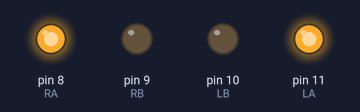
A sketch run on a simulated Arduino Uno, built with avr-gcc and run on an emulated ATmega328P. Shown: output pins drawn as LEDs (lit = HIGH). What the sketch prints to the serial monitor is not drawn.

Above: at 0.1 s.
Timing chart, 0 to 1.6 s (numbered marks = the images above):
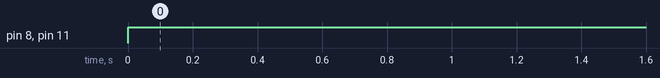

Measured:
- by itself, pin 8 (RA), pin 11 (LA): LOW → HIGH at 0.00 s

The sketch:

attackcode.ino
```cpp
//Variables
#define LA 11    //Motor
#define LB 10    //Apply on ` pins
#define RA 8    //Only those can do PWM
#define RB 9
#define Echo 12  //Ultrasonic Sensor
#define Trig 13
#define color A0 //Color detect

unsigned long time_1;
unsigned long time_2;
int c;
long duration;
int distance;
int len;
int counter;
bool found;

//Functions
void Forward(){
    analogWrite(LA,255);  //Remeber analogWrite can go to 255
    analogWrite(LB,0);
    analogWrite(RA,255);
    analogWrite(RB,0);
    Serial.println("going forward");
  }//Makes it go forward

void Backwards(){
    analogWrite(LA,0);
    analogWrite(LB,255);
    analogWrite(RA,0);
    analogWrite(RB,255);
    Serial.println("Turing backwards");
  }//Makes it go backwards

void turnRevR(){
  analogWrite(LA,0);
  analogWrite(LB,255);
  analogWrite(RA,255);
  analogWrite(RB,0);
  Serial.println("Turing right");
}//Makes it go backwards and to the right

void turnRevL(){
  analogWrite(LA,255);
  analogWrite(LB,0);
  analogWrite(RA,0);
  analogWrite(RB,255);
  Serial.println("Turing left");
}//Makes it go backwards and to the right

int Distance(){
    digitalWrite(Trig,LOW);
    delayMicroseconds(2);
    digitalWrite(Trig,HIGH);
    delayMicroseconds(10);
    digitalWrite(Trig,LOW);
    duration = pulseIn(Echo, HIGH);
    distance = duration*0.034/2;
    return distance;
  }//Finds the distance of empty space

void detectEnemy(){
    len = Distance();
    found=false;
    c = analogRead(color);

    while (c<200){
      c = analogRead(color);
      Backwards();
      delay(50);  //Placeholder values 50
      turnRevR;
      delay(50);

    }

    if(len<10){
        Forward();
      }
    else{

        time_1 = millis();
        turnRevR();

        while(millis() - time_1 < 1000){ //if u find it lunge
          len = Distance();
          if(len<10){
              Forward();
              found=true;
              return;

          }
        }
      //  if (found==true){
        //  return;
       // }
        time_1 = millis();
        turnRevL();
        while(millis() - time_1 < 2000){
          len = Distance();
          if(len<10){
              Forward();
              return;

        }
      }
    }
  }//Continues to rotate until the enemy is found

void detectLine(){
    c = analogRead(color);
    if(c<200){
      Backwards();
      delay(50);  //Placeholder values 50
      turnRevR;
      delay(50);  //Change to make better 50
      //Forward();
    }
    //else{
      //detectEnemy();
    //}
  }//detects the line and gets out of danger

void setup() {
  // put your setup code here, to run once:
  Serial.begin(9600);
  pinMode(Trig,OUTPUT);
  pinMode(Echo,INPUT);
  //counter = 0;
}

void loop() {
  // put your main code here, to run repeatedly:
  //Serial.println(Distance());
  //Forward();
  //detectLine();
  //detectEnemy();
  //detectEnemy();
  //Serial.println(analogRead(color));
  Forward();
  //turnRevR();
}
```
